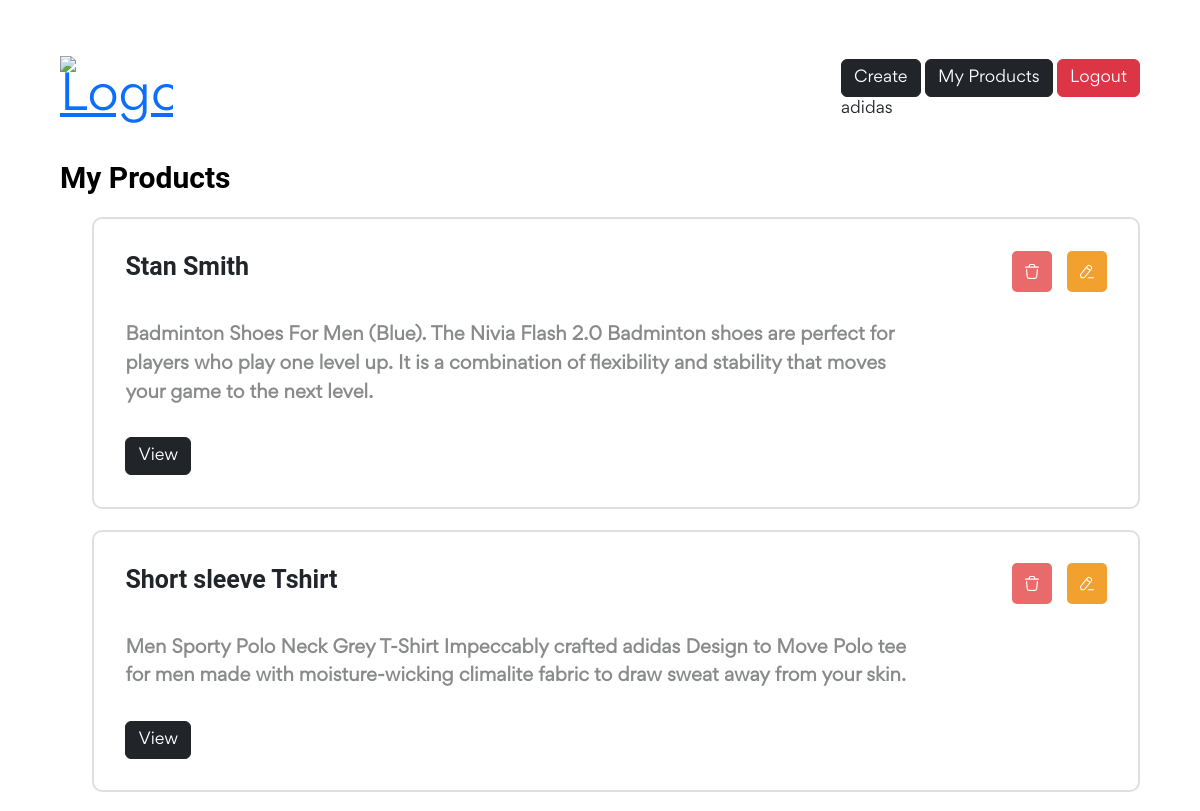
Before: /products/my_products/ (signed in, upper part) with the older database file.
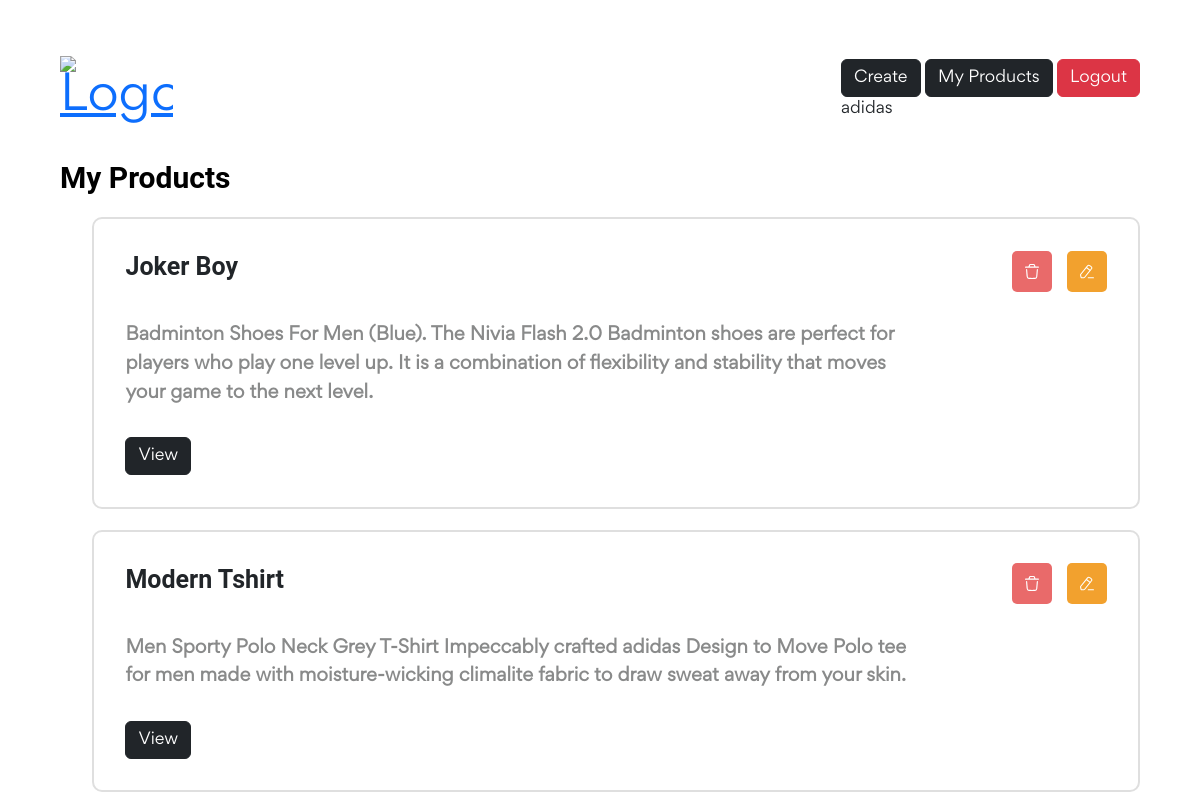
After: the same page with the newer database file.
### products/models.py (models this page shows, shortened)
class Product(models.Model):
    title = models.CharField(max_length=255)
    description = models.TextField()
    categories = models.ManyToManyField("products.Category")
    image = models.ImageField(upload_to="products/")
    price = models.DecimalField(max_digits=8, decimal_places=2)
    brand = models.ForeignKey("products.Brand", on_delete=models.CASCADE)
    is_deleted = models.BooleanField(default=False)

### products/views.py (the view)
# urls.py: path('my_products/', views.my_products, name='my_products'),
@login_required(login_url="/users/login/")
def my_products(request):
    instances = Product.objects.filter(brand__user=request.user, is_deleted=False)
    context = {
        "title": "My Products",
        "instances": instances
    }
    return render(request, "products/my_products.html", context=context)

### templates/products/my_products.html
{% extends "base.html" %} {% load static %} {% block content %}
<section id="my-posts-home">
  <section class="wrapper">
    {% include 'includes/header.html' %}
    <section class="spotlight">
      <h3 class="fw-bold">{{title}}</h3>
      <ul class="posts">
        {% for instance in instances %}
        <li class="post">
          <div class="top">
            <h5 class="title">{{instance.title}}</h5>
            <div class="buttons">
              <a
                href="{% url 'products:delete_product' id=instance.id %}"
                class="danger action-button reload"
                data-text="Are you sure want to remove this post. You can't undo this action."
                data-title="Confirm Delete!"
                title="Delete!"
              >
                <img
                  src="{% static 'images/icons/delete.svg' %}"
                  alt="Delete"
                />
              </a>
              <a
                href="{% url 'products:edit_product' id=instance.id %}"
                class="warning"
              >
                <img src="{% static 'images/icons/pencil.svg' %}" alt="Edit" />
              </a>
            </div>
          </div>
          <p class="description">{{instance.description}}</p>
          <div class="bottom">
            <a
              href="{% url 'web:product' id=instance.id %}"
              class="btn btn-dark"
            >
              View
            </a>
          </div>
        </li>
        {% endfor %}
      </ul>
    </section>
  </section>
</section>
{% endblock %}

Changed rows visible on the page:
changed Product: title "Stan Smith" → "Joker Boy"
changed Product: title "Short sleeve Tshirt" → "Modern Tshirt"
